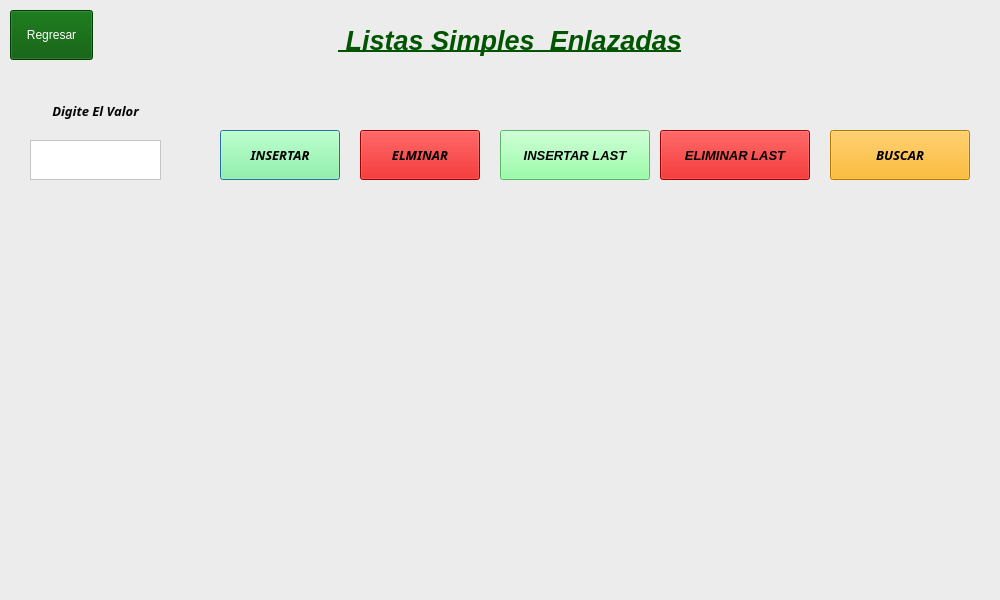
<?xml version="1.0" encoding="UTF-8"?>
<ui version="4.0">
 <class>LinealDialog</class>
 <widget class="QDialog" name="LinealDialog">
  <property name="geometry">
   <rect>
    <x>0</x>
    <y>0</y>
    <width>1000</width>
    <height>600</height>
   </rect>
  </property>
  <property name="windowTitle">
   <string>Dialog</string>
  </property>
  <property name="styleSheet">
   <string notr="true">
background-color: rgb(236, 236, 236);</string>
  </property>
  <widget class="QLabel" name="label">
   <property name="geometry">
    <rect>
     <x>20</x>
     <y>90</y>
     <width>151</width>
     <height>41</height>
    </rect>
   </property>
   <property name="font">
    <font>
     <family>Segoe MDL2 Assets</family>
     <pointsize>10</pointsize>
     <italic>true</italic>
     <bold>true</bold>
     <underline>false</underline>
    </font>
   </property>
   <property name="styleSheet">
    <string notr="true">color: rgb(4, 4, 4);</string>
   </property>
   <property name="text">
    <string>Digite El Valor</string>
   </property>
   <property name="alignment">
    <set>Qt::AlignCenter</set>
   </property>
  </widget>
  <widget class="QPushButton" name="btn_insert">
   <property name="geometry">
    <rect>
     <x>220</x>
     <y>130</y>
     <width>120</width>
     <height>50</height>
    </rect>
   </property>
   <property name="font">
    <font>
     <family>Rockwell</family>
     <pointsize>10</pointsize>
     <italic>true</italic>
     <bold>true</bold>
    </font>
   </property>
   <property name="cursor">
    <cursorShape>PointingHandCursor</cursorShape>
   </property>
   <property name="tabletTracking">
    <bool>false</bool>
   </property>
   <property name="styleSheet">
    <string notr="true">background-color: rgb(124, 255, 144);
color: rgb(0, 0, 0);</string>
   </property>
   <property name="text">
    <string>INSERTAR</string>
   </property>
  </widget>
  <widget class="QPushButton" name="btn_delete">
   <property name="geometry">
    <rect>
     <x>360</x>
     <y>130</y>
     <width>120</width>
     <height>50</height>
    </rect>
   </property>
   <property name="font">
    <font>
     <family>Rockwell</family>
     <pointsize>10</pointsize>
     <italic>true</italic>
     <bold>true</bold>
    </font>
   </property>
   <property name="cursor">
    <cursorShape>PointingHandCursor</cursorShape>
   </property>
   <property name="styleSheet">
    <string notr="true">
background-color: rgb(214, 0, 0);
color: rgb(0, 0, 0);</string>
   </property>
   <property name="text">
    <string>ELMINAR</string>
   </property>
  </widget>
  <widget class="QPushButton" name="btn_find">
   <property name="geometry">
    <rect>
     <x>830</x>
     <y>130</y>
     <width>140</width>
     <height>50</height>
    </rect>
   </property>
   <property name="font">
    <font>
     <family>Rockwell</family>
     <pointsize>10</pointsize>
     <italic>true</italic>
     <bold>true</bold>
    </font>
   </property>
   <property name="cursor">
    <cursorShape>PointingHandCursor</cursorShape>
   </property>
   <property name="styleSheet">
    <string notr="true">background-color: rgb(255, 170, 0);
color: rgb(0, 0, 0);</string>
   </property>
   <property name="text">
    <string>BUSCAR</string>
   </property>
  </widget>
  <widget class="QTextEdit" name="txt_value">
   <property name="geometry">
    <rect>
     <x>30</x>
     <y>140</y>
     <width>131</width>
     <height>40</height>
    </rect>
   </property>
   <property name="cursor" stdset="0">
    <cursorShape>IBeamCursor</cursorShape>
   </property>
   <property name="styleSheet">
    <string notr="true">background-color: rgb(255, 255, 255);</string>
   </property>
  </widget>
  <widget class="QLabel" name="label_2">
   <property name="geometry">
    <rect>
     <x>20</x>
     <y>180</y>
     <width>941</width>
     <height>351</height>
    </rect>
   </property>
   <property name="styleSheet">
    <string notr="true"/>
   </property>
   <property name="text">
    <string/>
   </property>
   <property name="alignment">
    <set>Qt::AlignCenter</set>
   </property>
  </widget>
  <widget class="QLabel" name="label_3">
   <property name="geometry">
    <rect>
     <x>260</x>
     <y>20</y>
     <width>500</width>
     <height>40</height>
    </rect>
   </property>
   <property name="font">
    <font>
     <pointsize>20</pointsize>
     <italic>true</italic>
     <bold>true</bold>
     <underline>true</underline>
    </font>
   </property>
   <property name="styleSheet">
    <string notr="true">color: rgb(0, 85, 0);</string>
   </property>
   <property name="text">
    <string> Listas Simples  Enlazadas</string>
   </property>
   <property name="alignment">
    <set>Qt::AlignCenter</set>
   </property>
  </widget>
  <widget class="QPushButton" name="btn_regresar">
   <property name="geometry">
    <rect>
     <x>10</x>
     <y>10</y>
     <width>83</width>
     <height>50</height>
    </rect>
   </property>
   <property name="font">
    <font>
     <family>Segoe UI</family>
     <pointsize>9</pointsize>
     <italic>false</italic>
     <bold>false</bold>
    </font>
   </property>
   <property name="cursor">
    <cursorShape>PointingHandCursor</cursorShape>
   </property>
   <property name="styleSheet">
    <string notr="true">color: rgb(255, 255, 255);
background-color: rgb(0, 85, 0);</string>
   </property>
   <property name="text">
    <string>Regresar</string>
   </property>
  </widget>
  <widget class="QPushButton" name="btn_inset_last">
   <property name="geometry">
    <rect>
     <x>500</x>
     <y>130</y>
     <width>150</width>
     <height>50</height>
    </rect>
   </property>
   <property name="font">
    <font>
     <pointsize>10</pointsize>
     <italic>true</italic>
     <bold>true</bold>
    </font>
   </property>
   <property name="cursor">
    <cursorShape>PointingHandCursor</cursorShape>
   </property>
   <property name="styleSheet">
    <string notr="true">background-color: rgb(124, 255, 144);
color: rgb(0, 0, 0);</string>
   </property>
   <property name="text">
    <string>INSERTAR LAST</string>
   </property>
  </widget>
  <widget class="QPushButton" name="btn_delete_last">
   <property name="geometry">
    <rect>
     <x>660</x>
     <y>130</y>
     <width>150</width>
     <height>50</height>
    </rect>
   </property>
   <property name="font">
    <font>
     <pointsize>10</pointsize>
     <italic>true</italic>
     <bold>true</bold>
    </font>
   </property>
   <property name="cursor">
    <cursorShape>PointingHandCursor</cursorShape>
   </property>
   <property name="styleSheet">
    <string notr="true">background-color: rgb(214, 0, 0);
color: rgb(0, 0, 0);</string>
   </property>
   <property name="text">
    <string>ELIMINAR LAST</string>
   </property>
  </widget>
 </widget>
 <resources/>
 <connections/>
</ui>
